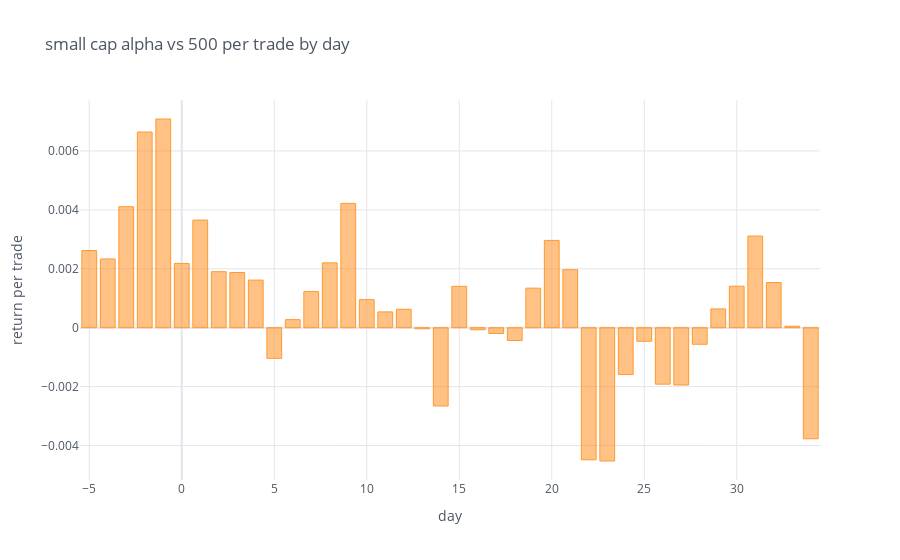

Notebook code cell kept with this figure:
### Code cell
broker_trade_analytics_alpha300_df.mean(axis = 1).iplot(kind = "bar",
                                        theme = 'white',
                                        xTitle = "day",
                                        yTitle = "return per trade",
                                        title = "small cap alpha vs 500 per trade by day")

### Figure 1 — Plotly figure (JSON) as saved in the notebook; plotly's stock layout.template omitted (floating-point values rounded to 4 significant figures)
{"data": [{"marker": {"color": "rgba(255, 153, 51, 0.6)", "line": {"color": "rgba(255, 153, 51, 1.0)", "width": 1}}, "name": "None", "orientation": "v", "text": "", "type": "bar", "x": [-5, -4, -3, -2, -1, 0, 1, 2, 3, 4, 5, 6, 7, 8, 9, 10, 11, 12, 13, 14, 15, 16, 17, 18, 19, 20, 21, 22, 23, 24, 25, 26, 27, 28, 29, 30, 31, 32, 33, 34], "y": [0.002618, 0.002334, 0.004107, 0.006642, 0.007083, 0.002181, 0.003652, 0.001901, 0.001872, 0.001615, -0.00104, 0.0002737, 0.001227, 0.0022, 0.004218, 0.000953, 0.0005363, 0.0006257, -3.604e-05, -0.002658, 0.001405, -6.981e-05, -0.0001978, -0.0004344, 0.001342, 0.002962, 0.001968, -0.004483, -0.004524, -0.00159, -0.0004595, -0.001916, -0.001944, -0.0005617, 0.0006378, 0.001409, 0.003111, 0.001533, 4.959e-05, -0.003769]}], "layout": {"legend": {"bgcolor": "#FFFFFF", "font": {"color": "#4D5663"}}, "paper_bgcolor": "#FFFFFF", "plot_bgcolor": "#FFFFFF", "title": {"font": {"color": "#4D5663"}, "text": "small cap alpha vs 500 per trade by day"}, "xaxis": {"gridcolor": "#E1E5ED", "showgrid": true, "tickfont": {"color": "#4D5663"}, "title": {"font": {"color": "#4D5663"}, "text": "day"}, "zerolinecolor": "#E1E5ED"}, "yaxis": {"gridcolor": "#E1E5ED", "showgrid": true, "tickfont": {"color": "#4D5663"}, "title": {"font": {"color": "#4D5663"}, "text": "return per trade"}, "zerolinecolor": "#E1E5ED"}}}
